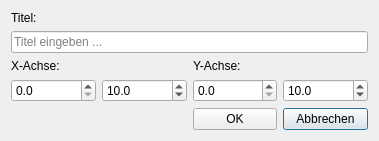
<?xml version="1.0" encoding="UTF-8"?>
<ui version="4.0">
 <class>Dialog</class>
 <widget class="QDialog" name="Dialog">
  <property name="geometry">
   <rect>
    <x>0</x>
    <y>0</y>
    <width>379</width>
    <height>137</height>
   </rect>
  </property>
  <property name="windowTitle">
   <string>Bearbeiten</string>
  </property>
  <layout class="QGridLayout" name="gridLayout">
   <item row="7" column="3">
    <widget class="QPushButton" name="pushButtonReject">
     <property name="text">
      <string>Abbrechen</string>
     </property>
    </widget>
   </item>
   <item row="7" column="2">
    <widget class="QPushButton" name="pushButtonOK">
     <property name="text">
      <string>OK</string>
     </property>
    </widget>
   </item>
   <item row="5" column="0" colspan="4">
    <spacer name="verticalSpacer">
     <property name="orientation">
      <enum>Qt::Vertical</enum>
     </property>
     <property name="sizeHint" stdset="0">
      <size>
       <width>20</width>
       <height>40</height>
      </size>
     </property>
    </spacer>
   </item>
   <item row="7" column="0" colspan="2">
    <spacer name="horizontalSpacer">
     <property name="orientation">
      <enum>Qt::Horizontal</enum>
     </property>
     <property name="sizeHint" stdset="0">
      <size>
       <width>40</width>
       <height>20</height>
      </size>
     </property>
    </spacer>
   </item>
   <item row="3" column="0" colspan="2">
    <widget class="QLabel" name="label">
     <property name="text">
      <string>X-Achse:</string>
     </property>
    </widget>
   </item>
   <item row="1" column="0" colspan="2">
    <widget class="QLabel" name="label_2">
     <property name="text">
      <string>Titel:</string>
     </property>
    </widget>
   </item>
   <item row="2" column="0" colspan="4">
    <widget class="QLineEdit" name="lineEditTitle">
     <property name="text">
      <string/>
     </property>
     <property name="placeholderText">
      <string>Titel eingeben ...</string>
     </property>
    </widget>
   </item>
   <item row="3" column="2" colspan="2">
    <widget class="QLabel" name="label_3">
     <property name="text">
      <string>Y-Achse:</string>
     </property>
    </widget>
   </item>
   <item row="4" column="3">
    <widget class="QDoubleSpinBox" name="doubleSpinBoxYupper">
     <property name="decimals">
      <number>1</number>
     </property>
     <property name="maximum">
      <double>1000000.000000000000000</double>
     </property>
     <property name="singleStep">
      <double>0.100000000000000</double>
     </property>
     <property name="value">
      <double>10.000000000000000</double>
     </property>
    </widget>
   </item>
   <item row="4" column="2">
    <widget class="QDoubleSpinBox" name="doubleSpinBoxYlower">
     <property name="decimals">
      <number>1</number>
     </property>
     <property name="maximum">
      <double>1000000.000000000000000</double>
     </property>
     <property name="singleStep">
      <double>0.100000000000000</double>
     </property>
    </widget>
   </item>
   <item row="4" column="1">
    <widget class="QDoubleSpinBox" name="doubleSpinBoxXupper">
     <property name="decimals">
      <number>1</number>
     </property>
     <property name="maximum">
      <double>1000000.000000000000000</double>
     </property>
     <property name="singleStep">
      <double>0.100000000000000</double>
     </property>
     <property name="value">
      <double>10.000000000000000</double>
     </property>
    </widget>
   </item>
   <item row="4" column="0">
    <widget class="QDoubleSpinBox" name="doubleSpinBoxXlower">
     <property name="decimals">
      <number>1</number>
     </property>
     <property name="maximum">
      <double>1000000.000000000000000</double>
     </property>
     <property name="singleStep">
      <double>0.100000000000000</double>
     </property>
    </widget>
   </item>
  </layout>
 </widget>
 <resources/>
 <connections>
  <connection>
   <sender>pushButtonReject</sender>
   <signal>clicked()</signal>
   <receiver>Dialog</receiver>
   <slot>reject()</slot>
   <hints>
    <hint type="sourcelabel">
     <x>326</x>
     <y>116</y>
    </hint>
    <hint type="destinationlabel">
     <x>189</x>
     <y>68</y>
    </hint>
   </hints>
  </connection>
  <connection>
   <sender>pushButtonOK</sender>
   <signal>clicked()</signal>
   <receiver>Dialog</receiver>
   <slot>accept()</slot>
   <hints>
    <hint type="sourcelabel">
     <x>235</x>
     <y>116</y>
    </hint>
    <hint type="destinationlabel">
     <x>189</x>
     <y>68</y>
    </hint>
   </hints>
  </connection>
 </connections>
</ui>
